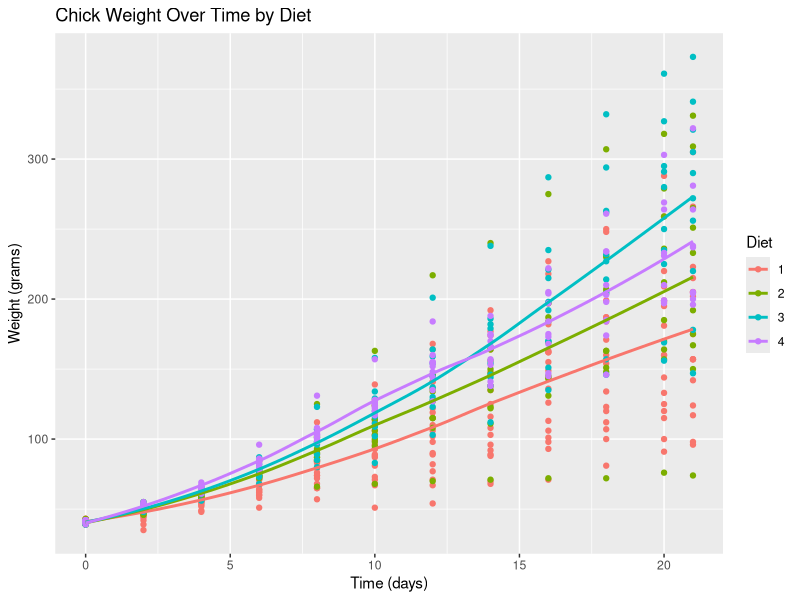

This chart was generated by the following R code:
## ---- chunk 1
# Load dataset
library(tidyverse)
data(ChickWeight)
head(ChickWeight)
## ---- chunk 2
summary(ChickWeight$weight)
table(ChickWeight$Diet)
length(unique(ChickWeight$Chick))
## ---- chunk 3
ggplot(ChickWeight, aes(x = Time, y = weight, color = Diet)) +
  geom_point() +
  geom_smooth(method = "loess", se = FALSE) +
  labs(title = "Chick Weight Over Time by Diet",
       x = "Time (days)",
       y = "Weight (grams)",
       color = "Diet")
